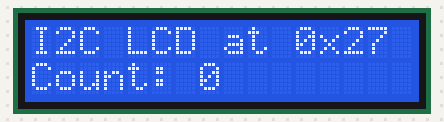
Simulated run of this sketch. Board: Arduino Uno, built with avr-gcc and run on an emulated ATmega328P. Shown: 16×2 character LCD. Wiring (inferred from the names in the program): PCF8574 port expander at I2C address 0x27. Wiring (inferred from the signals the program sends): character LCD (HD44780): RS Q0; E Q2; backlight Q3; data Q4, Q5, Q6, Q7.

Above: at 0.23 s.
At 5.04 s:
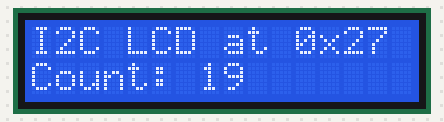
At 10.11 s:
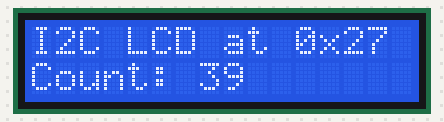
At 19.99 s:
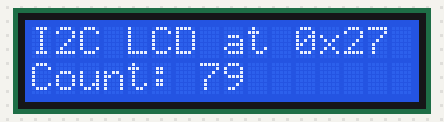
At 29.88 s:
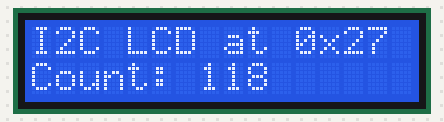
At 39.76 s:
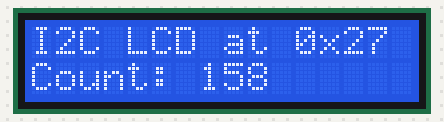

The sketch:

i2c_lcd.ino
```cpp
// I2C LCD: a 16x2 LCD on a PCF8574 backpack at address 0x27 (SDA = A4, SCL = A5), driven with Wire.
#include <Wire.h>

const uint8_t LCD_ADDR = 0x27;
const uint8_t RS = 0x01, EN = 0x04, BACKLIGHT = 0x08;

void expanderWrite(uint8_t data) {
  Wire.beginTransmission(LCD_ADDR);
  Wire.write(data | BACKLIGHT);
  Wire.endTransmission();
}

void pulse(uint8_t data) {
  expanderWrite(data | EN);
  delayMicroseconds(1);
  expanderWrite(data & ~EN);
  delayMicroseconds(50);
}

void send(uint8_t value, uint8_t mode) {
  pulse((value & 0xF0) | mode);
  pulse(((value << 4) & 0xF0) | mode);
}

void command(uint8_t c) { send(c, 0); }
void print(const char *text) { while (*text) send(*text++, RS); }

void lcdInit() {
  delay(50);
  pulse(0x30); delayMicroseconds(4500);
  pulse(0x30); delayMicroseconds(4500);
  pulse(0x30); delayMicroseconds(150);
  pulse(0x20);                  // 4-bit mode
  command(0x28);                // 2 lines, 5x8 font
  command(0x0C);                // display on
  command(0x01); delay(2);      // clear
  command(0x06);                // entry mode: increment
}

void setup() {
  Wire.begin();
  lcdInit();
  print("I2C LCD at 0x27");
}

void loop() {
  char line[17];
  command(0xC0);                // second line
  snprintf(line, sizeof line, "Count: %-8lu", millis() / 250);
  print(line);
  delay(250);
}
```
